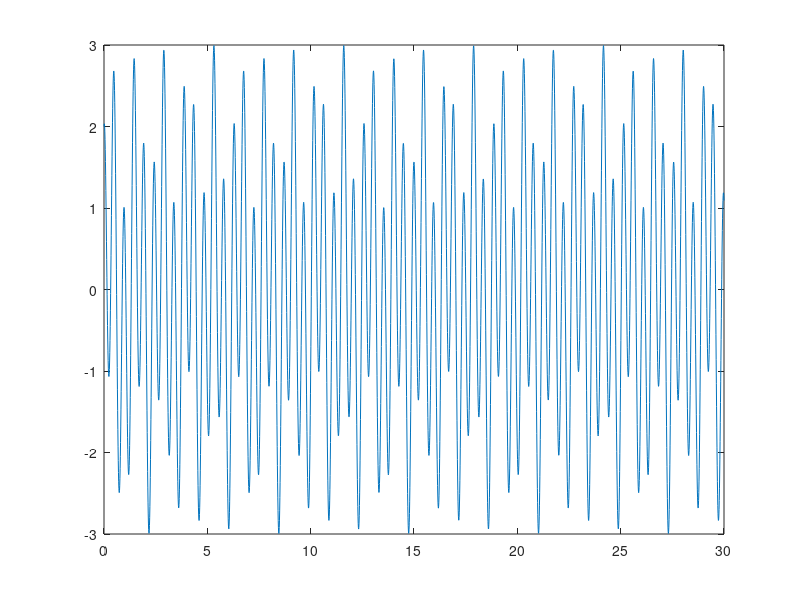

MATLAB code for this plot: (Note: this script raises an error after producing the figure.)

t=0:0.01:30;
input=sin(5*t)+2*cos(13*t);
plot(t,input)

CD = correlationDimension(input)
HFD = Higuchi_FD(input,13)
KFD = Katz_FD(input)
HE = genhurst(input)         
LZC = calc_lz_complexity(input,'exhaustive',1)
PFD = func_FE_PetrosianFD(input)
